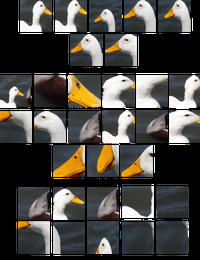
%> input picture Picture1.png, 200 x 260 px, shrunk from 602 x 783 before the run
$ octave --eval "result = kp_harrislaplace(rgb2gray(imread('../Picture1.png')));"   (GNU Octave 9; MATLAB toolbox functions it lacks are replaced by stand-ins)
%> lines starting %> are read from the running program, lines starting %| are printed output that depends on the picture
### Stage 1/findLocalMaximum.m
function [row,col,max_local] = findLocalMaximum(val,radius)
    % Determine the local maximum of a given value
    %
    % Author :: Vincent Garcia
    % Date   :: 09/02/2007
    %
    % INPUT
    % =====
    % val    : the NxM matrix containing values
    % radius : the radius of the neighborhood
    %
    % OUTPUT
    % ======
    % row       : the row position of the local maxima
    % col       : the column position of the local maxima
    % max_local	: the NxM matrix containing values of val on unique local maximum
    %
    % EXAMPLE
    % =======
    % [l,c,m] = findLocalMaximum(img,radius);


    % FIND LOCAL MAXIMA BY DILATION (FAST) /!\ NON UNIQUE /!\
    mask = fspecial('disk',radius)>0;
    val2 = imdilate(val,mask);
    index = val==val2;
    [row,col] = find(index==1);
    max_local = zeros(size(val));
    max_local(index) = val(index);


    % [39 lines of commented-out code are left out]


end

### Stage 1/kp_harrislaplace.m
function points = kp_harrislaplace(img)
    % Extract keypoints using Harris-Laplace algorithm
    %
    % Author :: Vincent Garcia
    % Date   :: 05/12/2007
    %
    % INPUT
    % =====
    % img    : the graylevel image
    %
    % OUTPUT
    % ======
    % points : the interest points extracted
    %
    % REFERENCES
    % ==========
    % K. Mikolajczyk and C. Schmid. Scale & affine invariant interest point detectors.
    % International Journal of Computer Vision, 2004
    %
    % EXAMPLE
    % =======
    % points = kp_harrislaplace(img)

    % IMAGE PARAMETERS
    %img         = double(img(:,:,1));
    img_height  = size(img,1);
%> img_height = 260
    img_width   = size(img,2);
%> img_width = 200

    % SCALE PARAMETERS
    sigma_begin = 1.5;
    sigma_step  = 1.2;
    sigma_nb    = 13;
    sigma_array = (sigma_step.^(0:sigma_nb-1))*sigma_begin;


    % PART 1 : HARRIS
    harris_pts = zeros(0,3);
    for i=1:sigma_nb

        % scale (standard deviation)
        s_I = sigma_array(i);   % intgration scale
        s_D = 0.7*s_I;          % derivative scale %0.7

        % derivative mask
        x  = -round(3*s_D):round(3*s_D);
        dx = x .* exp(-x.*x/(2*s_D*s_D)) ./ (s_D*s_D*s_D*sqrt(2*pi));
        dy = dx';

        % image derivatives
        Ix = conv2(img, dx, 'same');
        Iy = conv2(img, dy, 'same');

        % auto-correlation matrix
        g   = fspecial('gaussian',max(1,fix(6*s_I+1)), s_I);
        Ix2 = conv2(Ix.^2, g,  'same');
        Iy2 = conv2(Iy.^2, g,  'same');
        Ixy = conv2(Ix.*Iy, g, 'same');

        % interest point response
        %cim = (Ix2.*Iy2 - Ixy.^2)./(Ix2 + Iy2 + eps);				% Alison Noble measure.
        k = 0.04; cim = (Ix2.*Iy2 - Ixy.^2) - k*(Ix2 + Iy2).^2;	% Original Harris measure.

        % find local maxima on neighborgood
        [l,c,max_local] = findLocalMaximum(cim,round(3*s_I));%3*s_I

        % set threshold 1% of the maximum value
        t = 0.1*max(max_local(:));

        % find local maxima greater than threshold
        [l,c] = find(max_local>=t);

        % build interest points
        n = size(l,1);
        harris_pts(end+1:end+n,:) = [l,c,repmat(i,[n,1])];
    end
%> this loop made 13 passes
%> (t, n) on passes 1 to 10: (390751.6, 79), (187007.4, 77), (85044.4, 77), (37237.2, 63), (16767.4, 56), (8434.8, 44), (4593.1, 33), (2166.6, 30), (940.2, 24), (385.6, 14)
%> (t, n) on passes 11 to 13: (159.3, 12), (67.43, 12), (28.84, 4)
%> pass 1, in kp_harrislaplace, `Ix = conv2(img, dx, 'same');`:
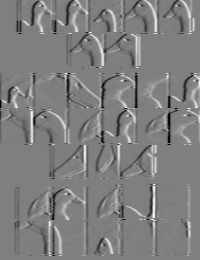
%> Ix: size 260x200 double; min -88.93, max 88.93, mean 0; drawn with min black and max white
%> pass 1, in kp_harrislaplace, `Iy = conv2(img, dy, 'same');`:
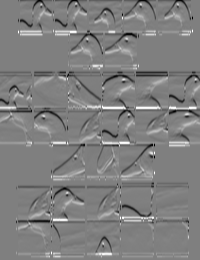
%> Iy: size 260x200 double; min -88.93, max 88.93, mean 0.1; drawn with min black and max white
%> pass 1, in kp_harrislaplace, `Ix2 = conv2(Ix.^2, g,  'same');`:
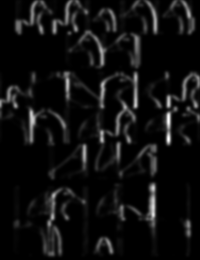
%> Ix2: size 260x200 double; min 0, max 3844, mean 241.9; drawn with min black and max white
%> pass 1, in kp_harrislaplace, `Iy2 = conv2(Iy.^2, g,  'same');`:
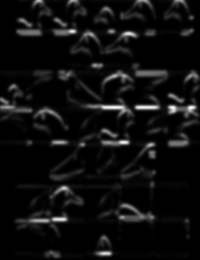
%> Iy2: size 260x200 double; min 0, max 3917.9, mean 231.1; drawn with min black and max white
%> after the loop, harris_pts = 525 rows, first 12: [101 2 1; 87 15 1; 107 15 1; 32 19 1; 22 22 1; 25 30 1; 112 31 1; 142 31 1; 2 40 1; 31 41 1; 117 44 1; 198 52 1]


    % PART 2 : LAPLACE
    % compute scale-normalized laplacian operator
    laplace_snlo = zeros(img_height,img_width,sigma_nb);
    for i=1:sigma_nb
        s_L = sigma_array(i);   % scale
        laplace_snlo(:,:,i) = s_L*s_L*imfilter(img,fspecial('log', floor(6*s_L+1), s_L),'replicate');
    end
    % verify for each of the initial points whether the LoG attains a maximum at the scale of the point
    n   = size(harris_pts,1);
%> n = 525
    cpt = 0;
    points = zeros(n,3);
    for i=1:n
        l = harris_pts(i,1);
        c = harris_pts(i,2);
        s = harris_pts(i,3);
        val = laplace_snlo(l,c,s);
        if s>1 && s<sigma_nb
            if val>laplace_snlo(l,c,s-1) && val>laplace_snlo(l,c,s+1)
                cpt = cpt+1;
                points(cpt,:) = harris_pts(i,:);
            end
        elseif s==1
            if val>laplace_snlo(l,c,2)
                cpt = cpt+1;
                points(cpt,:) = harris_pts(i,:);
            end
        elseif s==sigma_nb
            if val>laplace_snlo(l,c,s-1)
                cpt = cpt+1;
                points(cpt,:) = harris_pts(i,:);
            end
        end
    end
%> this loop made 525 passes
%> (l, c, val) on passes 1 to 12: (101, 2, 0), (87, 15, 0), (107, 15, 0), (32, 19, 7), (22, 22, 0), (25, 30, 59), (112, 31, 0), (142, 31, 0), (2, 40, 0), (31, 41, 0), (117, 44, 81), (198, 52, 11)
%> after the loop, cpt = 37; points = 525 rows, first 12: [32 19 1; 117 44 1; 254 52 1; 177 53 1; 128 66 1; 75 67 1; 193 68 1; 107 88 1; 99 101 1; 107 102 1; 80 123 1; 218 123 1]
%> `result = kp_harrislaplace(rgb2gray(imread('../Picture1.png')));`: result = 37 rows, first 12: [32 19 4.5; 117 44 4.5; 254 52 4.5; 177 53 4.5; 128 66 4.5; 75 67 4.5; 193 68 4.5; 107 88 4.5; 99 101 4.5; 107 102 4.5; 80 123 4.5; 218 123 4.5]
    points(cpt+1:end,:) = [];

    % SET SCALE TO 3*SIGMA FOR DISPLAY
    points(:,3) = 3*sigma_array(points(:,3));
end
